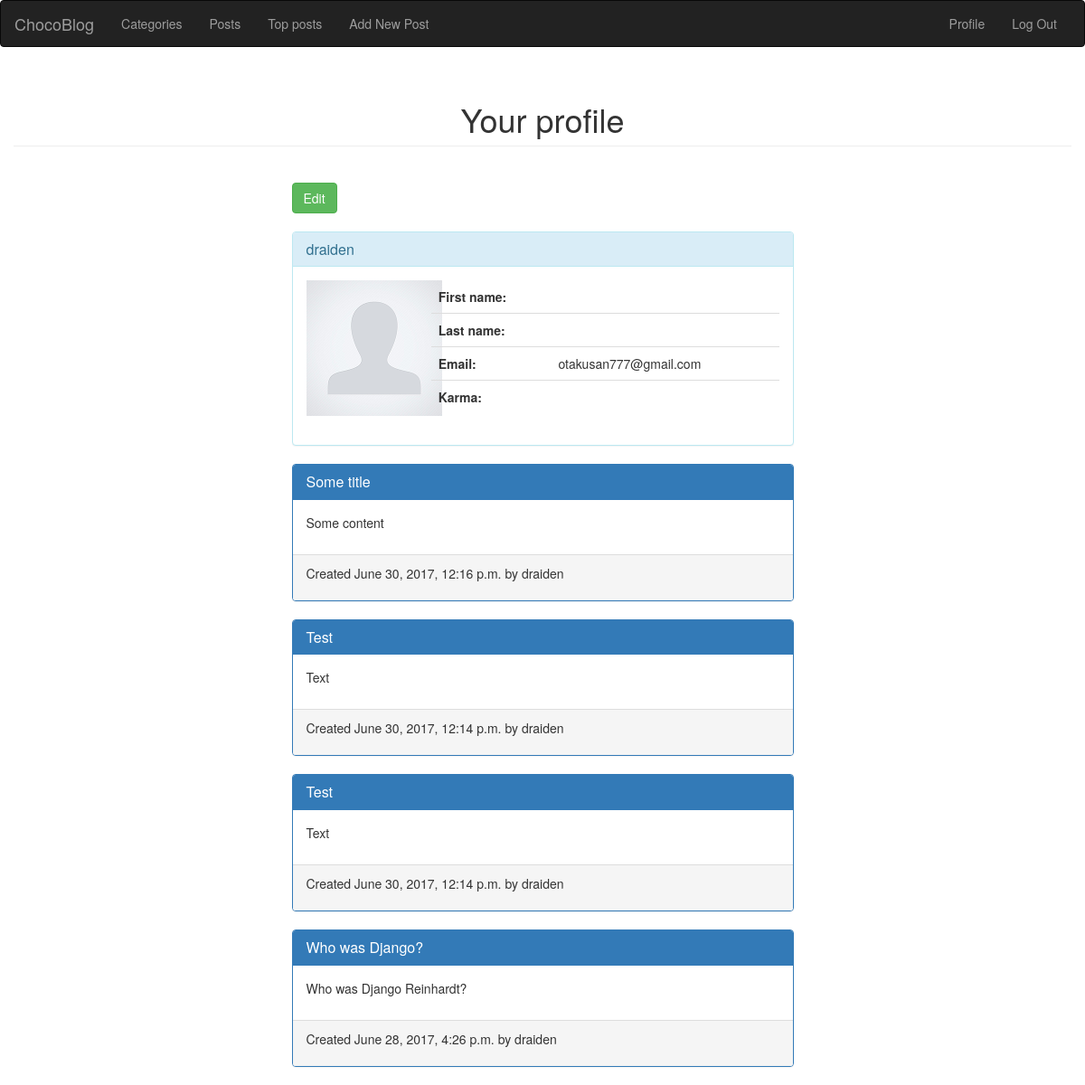
Page /account/profile/ (signed in) on the committed database.
### blog/models.py (models this page shows, shortened)
class Post(models.Model):
	title = models.CharField(max_length=250)
	slug = models.SlugField(max_length=250, unique_for_date='created')
	body = models.TextField()
	picture = models.ImageField(blank=True, upload_to='post_images')
	ratio = models.IntegerField(default=0)
	created = models.DateTimeField(auto_now_add=True)
	updated = models.DateTimeField(auto_now=True)
	author = models.ForeignKey(User, related_name='blog_posts')
	category = models.ForeignKey(Category, related_name='posts')
	class Meta:
		ordering = ('-created',)
	def get_absolute_url(self):
		return reverse('blog:post_detail',
									 args=[self.created.year,
												 self.created.strftime('%m'),
												 self.created.strftime('%d'),
												 self.slug])

### account/views.py (the view)
@login_required
def profile(request):
	posts = request.user.blog_posts.all()
	return render(request,
								'account/profile.html',
								{'posts': posts})

### account/templates/account/profile.html (shortened to what this page needs)
{% extends 'base.html' %}
{% load static %}
{% block content %}
  <div class="row">
		<h1 class="page-header" align="center">Your profile</h1>
    <div class="col-md-5 toppad col-md-offset-3 ">
       <a href="{% url 'account:edit' %}" class="btn btn-success">Edit</a>
    </div>
    <div class="col-xs-12 col-sm-12 col-md-6 col-lg-6 col-xs-offset-0
  						  col-sm-offset-0 col-md-offset-3 col-lg-offset-3 toppad" >
      <div class="panel panel-info">
        <div class="panel-heading">
          <h3 class="panel-title">{{ user.username }}</h3></h3>
        </div>
        <div class="panel-body">
          <div class="row">
            <div class="col-md-3" align="center">
            	{% if user.photo %}
            		<img src="{% static user.photo.url %}" alt="{{ user.name }}">
            	{% else %}
            		<img src="{% static 'img/default-user.png' %}" alt="default-img">
            	{% endif %}
            </div>
            <div class=" col-md-9 col-lg-9 ">
              <table class="table table-user-information">
                <tbody>
                  <tr>
								    <td>
								    	<strong>First name:</strong>
								    </td>
								    <td>
								    </td>
								  </tr>
								  <tr>
								  	<td>
								  		<strong>Last name:</strong>
								  	</td>
								  	<td>{{ user.last_name }}</td>
								  </tr>
								  <tr>
								  	<td>
								  		<strong>Email:</strong>
							  		</td>
							  		<td>
							  			{{ user.email }}
							  		</td>
								  </tr>
								  <tr>
								  	<td>
								  		<strong>Karma:</strong>
							  		</td>
							  		<td>{{ user.karma }}</td>
								  </tr>
								</tbody>
							</table>
						</div>
					</div>
				</div>
	    </div>
	  </div>
    <div class="col-xs-12 col-sm-12 col-md-6 col-md-offset-3">
			{% include 'blog/posts.html' %}
    </div>
	</div>
{% endblock %}

### templates/base.html (shortened to what this page needs)
<!DOCTYPE html>
<html>
<head>
	{% load staticfiles %}
	<link rel="stylesheet" type="text/css"
				href="{% static 'css/main.css' %}">
	{% load bootstrap3 %}
	{% bootstrap_css %}
</head>
<body id="wrapper">
<div>
	{% include 'navbar.html' %}
	<div class="container">
		{% block content %}
		{% endblock %}
	</div>
</div>
</body>
</html>

### templates/navbar.html (shortened to what this page needs)
<nav class="navbar navbar-default navbar-inverse">
  <div class="container-fluid">
    <div class="navbar-header">
      <a class="navbar-brand" href="{% url 'post_list' %}">ChocoBlog</a>
    </div>
    <div class="collapse navbar-collapse" id="bs-example-navbar-collapse-1">
      <ul class="nav navbar-nav">
		  	<li>
		  		<a href="{% url 'blog:category_list' %}">Categories</a>
		  	</li>
		  	<li>
		  		<a href="{% url 'blog:post_list' %}">Posts</a>
		  	</li>
				<li>
					<a href="{% url 'blog:post_top' %}">
						Top posts
					</a>
				</li>
		  	<li>
					<a href="{% url 'blog:post_add' %}">Add New Post</a>
				</li>
    	</ul>
    <ul class="nav navbar-nav navbar-right">
      {% if user.is_authenticated %}
      	<li>
      		<a href="{% url 'account:profile' %}">Profile</a>
      	</li>
      	<li>
      		<a href="{% url 'account:logout' %}">Log Out</a>
      	</li>
      {% endif %}
    </ul>
  </div>
</nav>

### blog/templates/blog/posts.html
{% for post in posts %}
<div class="panel panel-primary">
  <div class="panel-heading">
    <h3 class="panel-title">
    	<a href="{{ post.get_absolute_url }}">
				{{ post.title }}
			</a>
    </h3>
  </div>
  <div class="panel-body">
		{{ post.body|truncatewords:30|linebreaks }}
  </div>
  <div class="panel-footer">
  	<p>Created {{ post.created }} by {{ post.author }}</p>
	</div>
</div>
{% endfor %}

### rows in the picture
Post: title "Some title", body "Some content", created "June 30, 2017, 12:16 p.m.", author "draiden"
Post: title "Test", body "Text", created "June 30, 2017, 12:14 p.m.", author "draiden"
Post: title "Test", body "Text", created "June 30, 2017, 12:14 p.m.", author "draiden"
Post: title "Who was Django?", body "Who was Django Reinhardt?", created "June 28, 2017, 4:26 p.m.", author "draiden"

### other values in the picture
{{ user.username }} "draiden"
{{ user.email }} "otakusan777@gmail.com"
